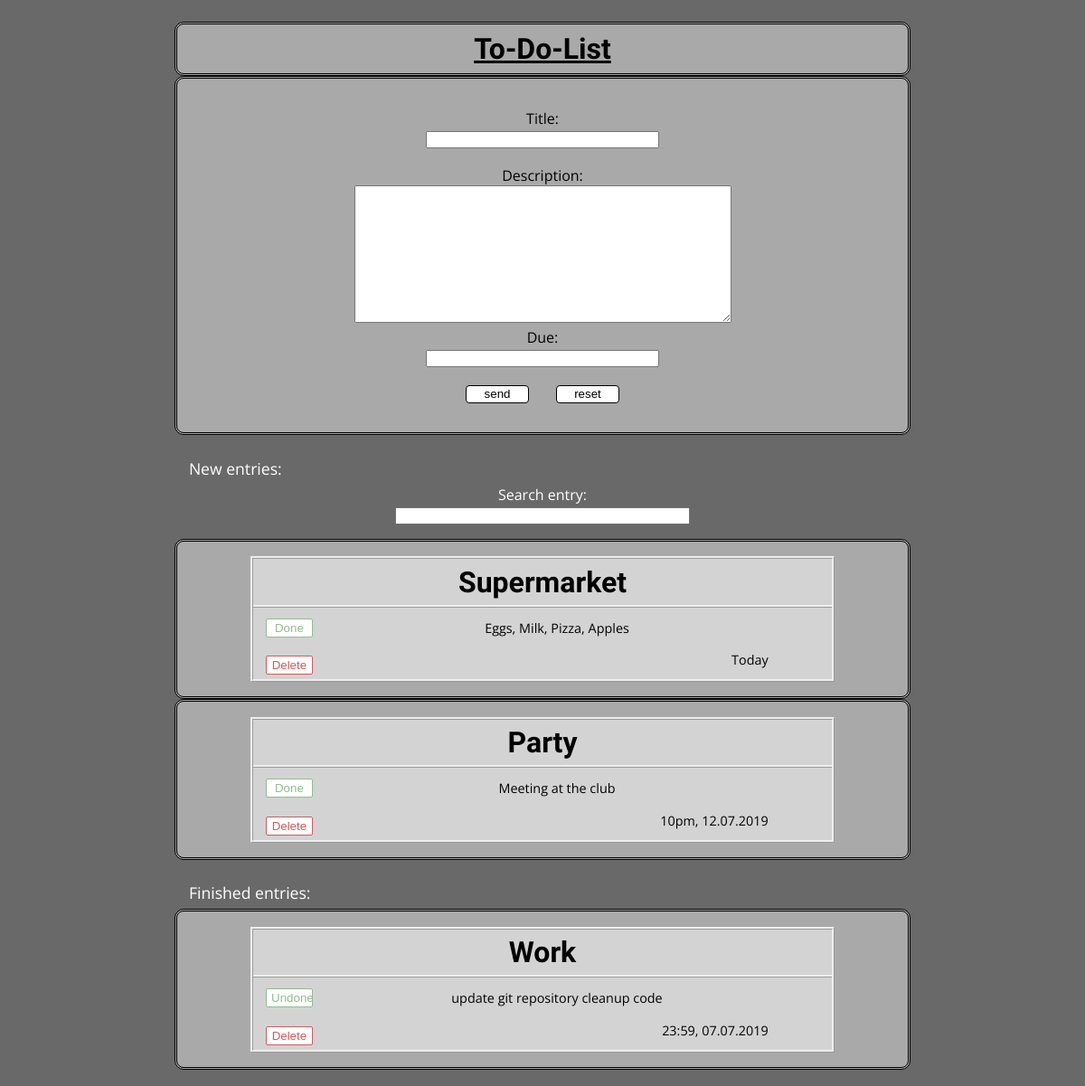
Before: / with the older database file.
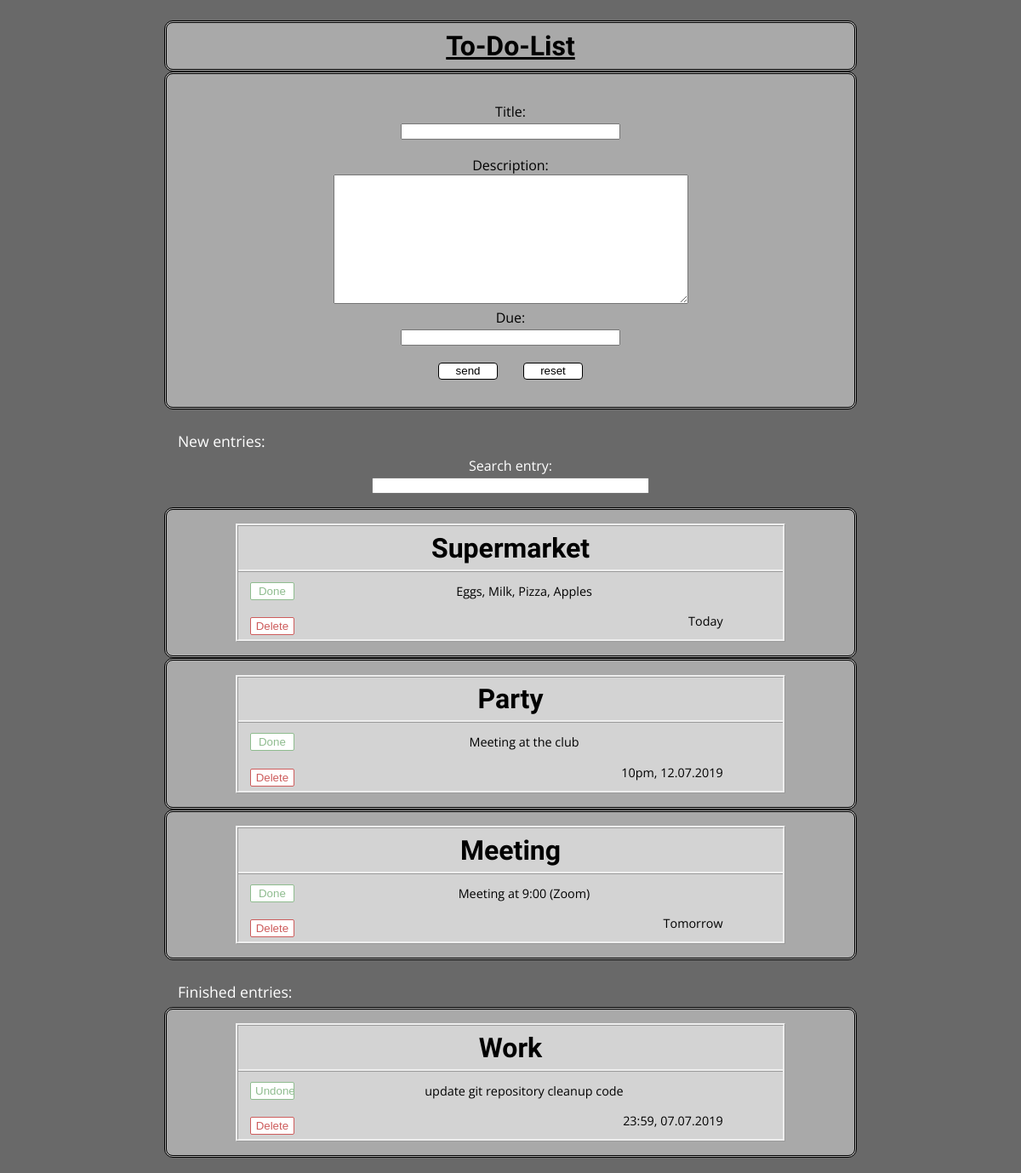
After: the same page with the newer database file.
### ToDoList.py (models this page shows, shortened)
class Item(Base):
    __tablename__ = "items"
    id = Column(Integer, primary_key=True)
    title = Column(String(50))
    text = Column(String(500))
    due = Column(String(10))

class DoneItem(Base):
    __tablename__ = "doneItems"
    id = Column(Integer, primary_key=True)
    title = Column(String(50))
    text = Column(String(500))
    due = Column(String(10))

### ToDoList.py (the view)
@app.route("/", methods=["GET", "POST"])
def say_hello():
    form = AddEntryForm()
    search = form.search.data
    con = get_db()
    cur = con.cursor()
    cur.execute('select * from items')
    db_entries = [{
        "id": row[0],
        "title": row[1],
        "text": row[2],
        "due": row[3]
    } for row in cur.fetchall()]
    con.commit()
    cur.execute('select * from doneItems')
    db_done = [{
        "id": row[0],
        "title": row[1],
        "text": row[2],
        "due": row[3]
    } for row in cur.fetchall()]
    con.commit()
    cur.execute('select * from items where UPPER(title) LIKE UPPER(?) or UPPER(due) LIKE UPPER(?)', (search, search))
    db_search = [{
        "id": row[0],
        "title": row[1],
        "text": row[2],
        "due": row[3]
    } for row in cur.fetchall()]
    con.commit()
    return render_template("index.html", entries=db_entries, done=db_done, search=db_search, form=form)

### ToDoList.py
class AddEntryForm(FlaskForm):
    title = StringField("title", widget=TextInput(), validators=[DataRequired()])
    text = StringField("text", widget=TextArea())
    due = StringField("due", widget=TextInput())
    search = StringField("search", widget=TextInput())

### ToDoList.py (called while the page is built)
def get_db():
    if not hasattr(g, "sqlite_db"):
        con = sqlite3.connect("ToDo-Database.db")
        g.sqlite_db = con
    return g.sqlite_db

### templates/index.html (shortened to what this page needs)
<!DOCTYPE html>
<html lang ="en">
<head>
    <link rel="stylesheet" type="text/css" href="../static/style.css">
</head>
<body>
    <main>
    <h1>To-Do-List</h1>
        <div id="mainDiv">
            <form action="/add" method="POST">
                Title:
                <div id="titleDiv">
                    {{form.title(maxlength="50")}}
                </div>
                Description:
                <div id="textDiv">
                    {{form.text(maxlength="500", rows="10", cols="50")}}
                </div>
                Due:
                <div id="dueDiv">
                    {{form.due}}
                </div>
                <div id="buttonDiv">
                    <input id="sendButton" type="submit" value="send">
                    <input id="resetButton" type="reset" value="reset">
                </div>
             </form>
        </div>
        <p class="displayStateDiv"> New entries:</p>
         <div id="searchBarDiv">
             Search entry:
             <form action="/" method="POST">
                 {{form.search(maxlength="50")}}
             </form>
        </div>
        {% if entries|length > 0 %}
            {% for entry in entries %}
            <div id="listDiv">
                <li>
                    <h3>{{entry.title}}</h3>
                    <div class="stateDiv">
                        <form action="/done" method="POST">
                            <input class="buttonDone" type="submit" value="Done">
                        </form>
                        <form action="/delete" method="POST">
                            <input class="buttonDelete" type="submit" value="Delete">
                        </form>
                    </div>
                    <div class="contentDiv">
                        <p class="text">{{entry.text}}</p>
                        <p class="due">{{entry.due}}</p>
                    </div>
                </li>
            </div>
            {% endfor %}
        {% else %}
            <p class="displayStateFalseDiv">No new entries.</p>
        {% endif %}
        {% if done|length > 0 %}
            <p class="displayStateDiv"> Finished entries:</p>
            {% for doneEntry in done %}
            <div id="doneDiv">
                <li>
                    <h3>{{doneEntry.title}}</h3>
                    <div class="stateDiv">
                        <form action="/undone" method="POST">
                            <input class="buttonDone" type="submit" value="Undone">
                        </form>
                        <form action="/deleteDone" method="POST">
                            <input class="buttonDelete" type="submit" value="Delete">
                        </form>
                    </div>
                    <div class="contentDiv">
                        <p class="text">{{doneEntry.text}}</p>
                        <p class="due">{{doneEntry.due}}</p>
                    </div>
                </li>
            </div>
            {% endfor %}
        {% else %}
            <p class="displayStateFalseDiv">No finished entries.</p>
        {% endif %}
    </main>
</body>
</html>

### static/style.css (style rules this page uses)
* { box-sizing: border-box; margin: 0; padding: 0; }
html { background-color: dimgrey; }
body { padding-top: 2%; padding-bottom: 1.5%; padding-left: 1.5%; padding-right: 1.5%; }
main { margin-left: 15%; margin-right: 15%; }
h1 { font-family: 'Shrikhand', cursive; padding: 1%; border-style: double; border-color: black; border-radius: 10px; text-align: center; text-decoration:underline; background-color: darkgrey; }
#mainDiv { padding-top: 4%; padding-bottom: 4%; padding-left: 10%; padding-right: 10%; border-style: double; border-color: black; border-radius: 10px; background-color: darkgrey; }
form { text-align: center; font-family: 'Open Sans', sans-serif; font-size: 1em; }
#titleDiv { text-align: center; margin-bottom: 3% }
#dueDiv { text-align: center; }
#buttonDiv { text-align: center; margin-top: 1%; }
input[type=submit] { margin-left: 2%; margin-right: 2%; }
input[type=reset] { margin-left: 2%; margin-right: 2%; }
#sendButton { margin-top: 2%; height: 20px; width: 70px; border-radius: 4px; border: 1px solid; color: black; background-color: white; transition-duration: 0.4s; }
#resetButton { margin-top: 2%; height: 20px; width: 70px; border-radius: 4px; border: 1px solid; color: black; background-color: white; transition-duration: 0.4s; }
#searchBarDiv { margin-bottom: 2%; text-align: center; font-family: 'Open Sans', sans-serif; color: white; }
#listDiv, #doneDiv { padding-top: 2%; padding-bottom: 2%; padding-left: 10%; padding-right: 10%; border-style: double; border-color: black; border-radius: 10px; background-color: darkgrey; }
li { list-style: none; border-style: ridge; background-color: lightgrey; }
p { font-family: 'Open Sans', sans-serif; font-size: 0.9em; min-height: 30px; }
input[type=text] { width: 40%; }
h3 { font-family: 'Markazi Text', serif; font-size: 2em; padding: 1%; text-align: center; border-bottom-style: ridge; }
.stateDiv { margin-left: 2%; margin-top: 1%; float: left; }
.buttonDone { height: 21px; width: 52px; margin: 10%; padding-left: 10%; padding-right: 10%; border-radius: 2px; border: 1px solid; color: darkseagreen; background-color: white; transition-duration: 0.4s; }
.buttonDelete { height: 21px; width: 52px; margin-top: 30%; padding-left: 10%; padding-right: 10%; background-color: indianred; border-radius: 2px; border: 1px solid; color: indianred; background-color: white; transition-duration: 0.4s; }
.contentDiv { margin-left: 6%; margin-right: 6%; padding-top: 2%; padding-left: 5%; padding-bottom: 1%; }
.text { text-align: center; }
.due { flex: bottom; text-align: right; padding-right: 6%; padding-top: 1%; }
.displayStateDiv { margin-top: 3%; padding-left: 2%; font-size: 1.1em; color: white; }

Changed rows visible on the page:
added Item: title "Meeting", text "Meeting at 9:00 (Zoom)", due "Tomorrow"
